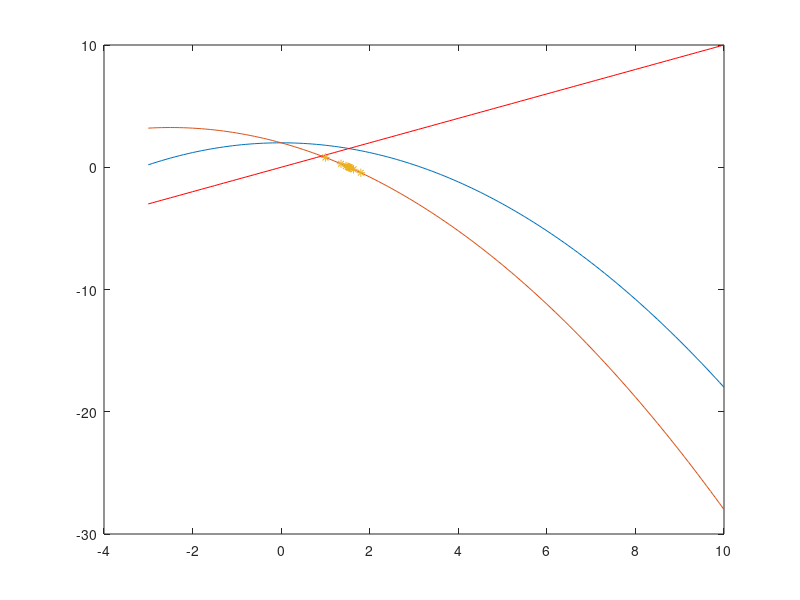
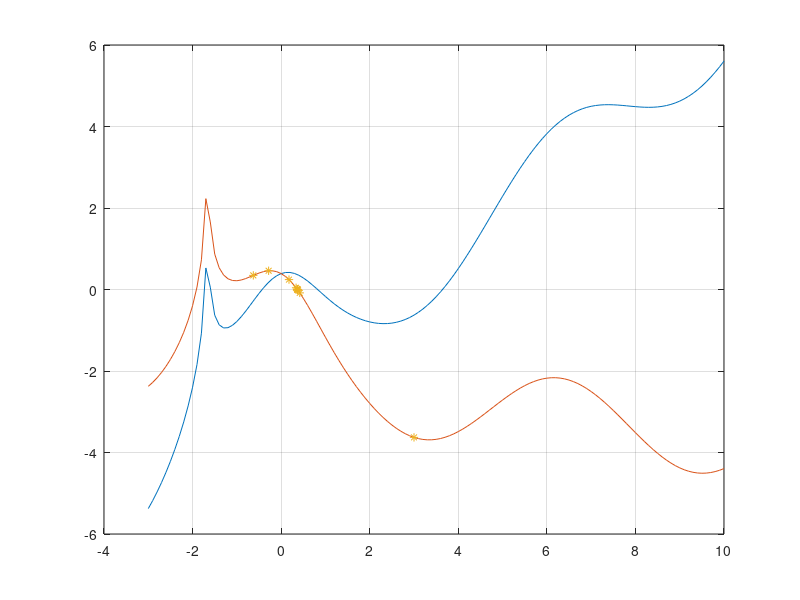
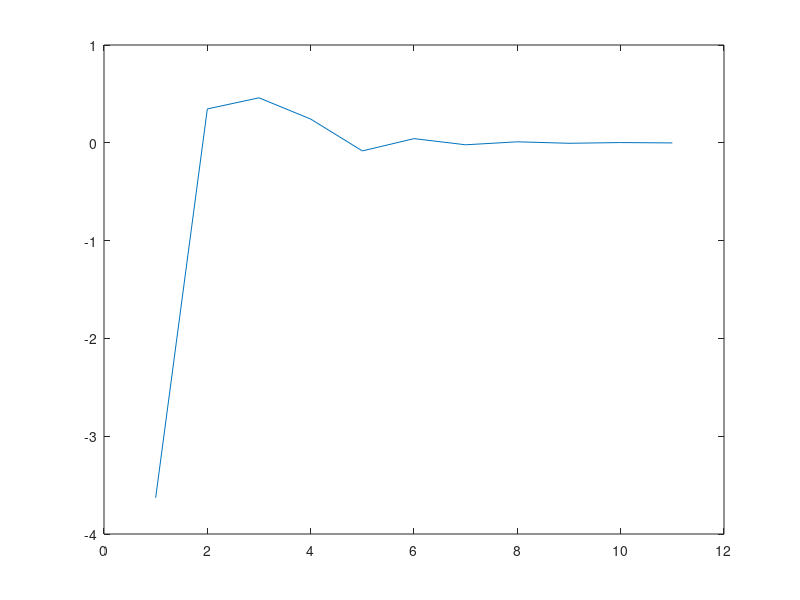

MATLAB code for these plots, in order:
x=-3:.1:10;

f = @(x) -x.^2 /5 -x+2;
g = @(x) -x.^2 /5+2;

plot(x,g(x))
hold on
plot(x,x,'r')


%%
r =1;
for i=1:10
    r(i+1) = g(r(i));
end

hold on
plot(x,f(x))
plot(r,f(r),'*')


figure()
plot(f(r))

%%

f = @(x) -log(3*x+5) + cos(x) +exp(-x.^2);
g = @(x) f(x) +x;

plot(x,g(x))
grid on


r =3;
for i=1:10
    r(i+1) = g(r(i));
end

hold on
plot(x,f(x))
plot(r,f(r),'*')


figure()
plot(f(r))
